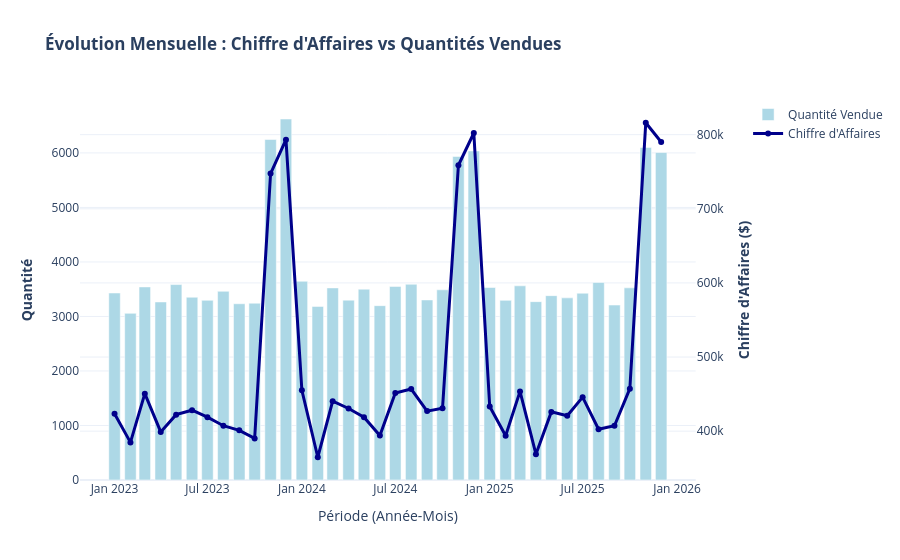

Notebook code cell kept with this figure:
### Code cell
# -----------------------------------------------------------------------------
# VISUALISATION 1 : Analyse temporelle & Tendance CA (Graphique combiné Lignes + Barres)
# -----------------------------------------------------------------------------
# Agrégation mensuelle du CA et des quantités
df_mensuel = (
    df.groupby(["annee", "mois", "nom_mois"])
    .agg({"montant_vente": "sum", "quantite": "sum"})
    .reset_index()
)
df_mensuel["periode"] = (
    df_mensuel["annee"].astype(str)
    + "-"
    + df_mensuel["mois"].astype(str).str.zfill(2)
)

fig1 = make_subplots(specs=[[{"secondary_y": True}]])
fig1.add_trace(
    go.Bar(
        x=df_mensuel["periode"],
        y=df_mensuel["quantite"],
        name="Quantité Vendue",
        marker_color="lightblue",
    ),
    secondary_y=False,
)
fig1.add_trace(
    go.Scatter(
        x=df_mensuel["periode"],
        y=df_mensuel["montant_vente"],
        name="Chiffre d'Affaires",
        mode="lines+markers",
        marker_color="darkblue",
        line=dict(width=3),
    ),
    secondary_y=True,
)
fig1.update_layout(
    title=(
        "<b>Évolution Mensuelle : Chiffre d'Affaires vs Quantités Vendues</b>"
    ),
    xaxis_title="Période (Année-Mois)",
    template="plotly_white",
    hovermode="x unified",
)
fig1.update_yaxes(title_text="<b>Quantité</b>", secondary_y=False)
fig1.update_yaxes(
    title_text="<b>Chiffre d'Affaires ($)</b>", secondary_y=True
)
fig1.show()

### Figure 1 — Plotly figure (JSON) as saved in the notebook; plotly's stock layout.template omitted (floating-point values rounded to 4 significant figures)
{"data": [{"marker": {"color": "lightblue"}, "name": "Quantité Vendue", "type": "bar", "x": ["2023-01", "2023-02", "2023-03", "2023-04", "2023-05", "2023-06", "2023-07", "2023-08", "2023-09", "2023-10", "2023-11", "2023-12", "2024-01", "2024-02", "2024-03", "2024-04", "2024-05", "2024-06", "2024-07", "2024-08", "2024-09", "2024-10", "2024-11", "2024-12", "2025-01", "2025-02", "2025-03", "2025-04", "2025-05", "2025-06", "2025-07", "2025-08", "2025-09", "2025-10", "2025-11", "2025-12"], "xaxis": "x", "y": [3430, 3057, 3542, 3266, 3585, 3352, 3296, 3461, 3233, 3243, 6246, 6622, 3645, 3184, 3524, 3299, 3500, 3198, 3551, 3591, 3303, 3489, 5935, 6036, 3531, 3295, 3562, 3272, 3382, 3341, 3426, 3623, 3209, 3525, 6101, 6007], "yaxis": "y"}, {"line": {"width": 3}, "marker": {"color": "darkblue"}, "mode": "lines+markers", "name": "Chiffre d'Affaires", "type": "scatter", "x": ["2023-01", "2023-02", "2023-03", "2023-04", "2023-05", "2023-06", "2023-07", "2023-08", "2023-09", "2023-10", "2023-11", "2023-12", "2024-01", "2024-02", "2024-03", "2024-04", "2024-05", "2024-06", "2024-07", "2024-08", "2024-09", "2024-10", "2024-11", "2024-12", "2025-01", "2025-02", "2025-03", "2025-04", "2025-05", "2025-06", "2025-07", "2025-08", "2025-09", "2025-10", "2025-11", "2025-12"], "xaxis": "x", "y": [423500.0, 384900.0, 450600.0, 399000.0, 422300.0, 428300.0, 418900.0, 407400.0, 401100.0, 390200.0, 747500.0, 793300.0, 455200.0, 364800.0, 440500.0, 430600.0, 418900.0, 394100.0, 451400.0, 456800.0, 427100.0, 430800.0, 758700.0, 802300.0, 433200.0, 393800.0, 453600.0, 369000.0, 426000.0, 420800.0, 445900.0, 402700.0, 407300.0, 457400.0, 816100.0, 790100.0], "yaxis": "y2"}], "layout": {"hovermode": "x unified", "title": {"text": "<b>Évolution Mensuelle : Chiffre d'Affaires vs Quantités Vendues</b>"}, "xaxis": {"anchor": "y", "domain": [0, 0.94], "title": {"text": "Période (Année-Mois)"}}, "yaxis": {"anchor": "x", "domain": [0, 1], "title": {"text": "<b>Quantité</b>"}}, "yaxis2": {"anchor": "x", "overlaying": "y", "side": "right", "title": {"text": "<b>Chiffre d'Affaires ($)</b>"}}}}
